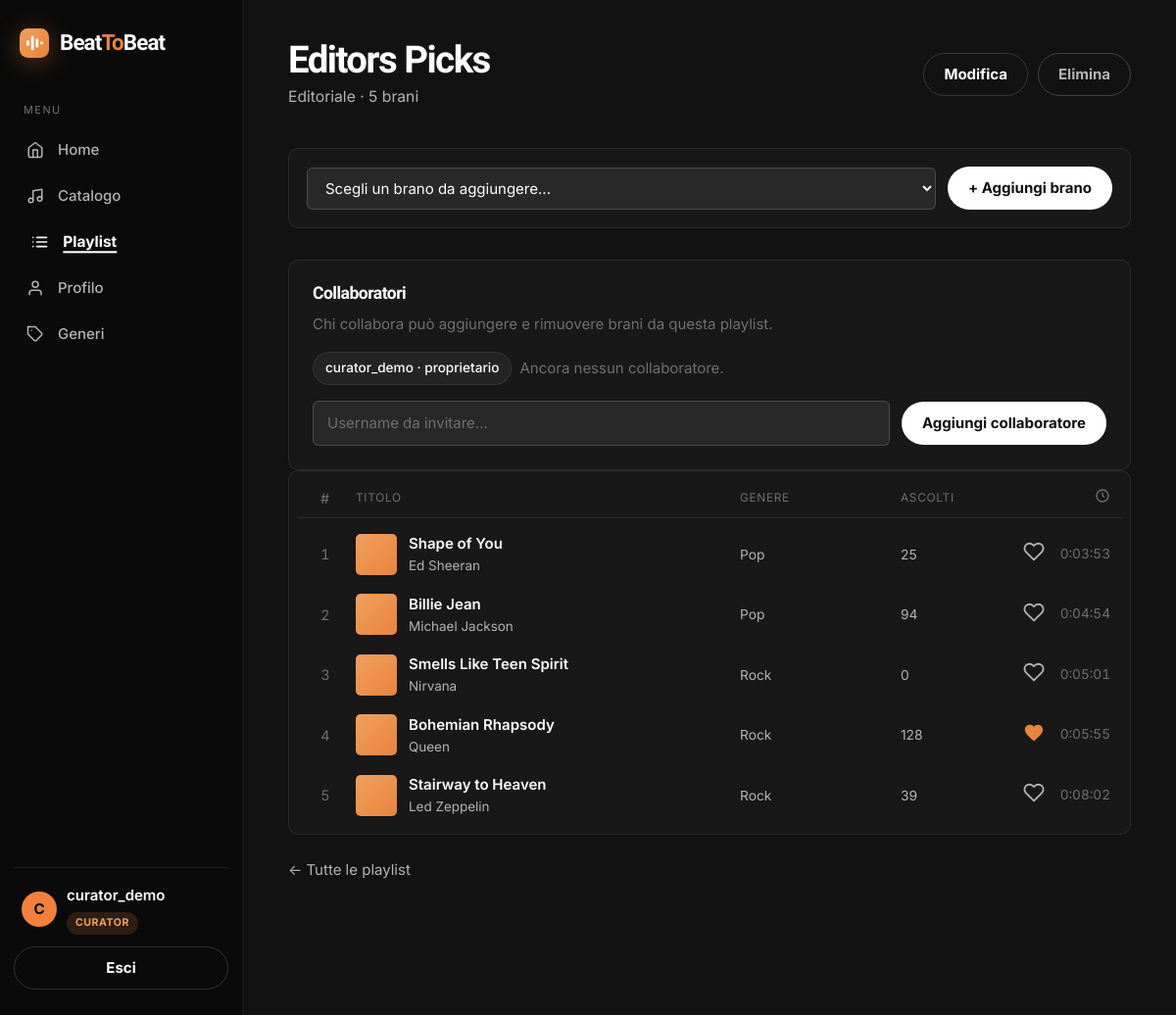
Screenshot of /music/playlists/10/ (signed in) with the database file from the repository.
### accounts/models.py (models this page shows, shortened)
class CustomUser(AbstractUser):
    class Role(models.TextChoices):
        LISTENER = 'listener', 'Listener'
        CURATOR = 'curator', 'Curator'
        MODERATOR = 'moderator', 'Moderator'
    role = models.CharField(
        max_length=20,
        choices=Role.choices,
        default=Role.LISTENER,
    )
    bio = models.TextField(blank=True)
    birth_date = models.DateField(null=True, blank=True)
    favorite_genre = models.ForeignKey(
        'music.Genre',
        on_delete=models.SET_NULL,
        null=True,
        blank=True,
        related_name='fans',
    )
    AVATAR_COLORS = ['#f0803c', '#e0a15e', '#81b29a', '#6a8ec9', '#b07ba0', '#c96a6a']
    @property
    def avatar_color(self):
        return self.AVATAR_COLORS[sum(ord(c) for c in self.username) % len(self.AVATAR_COLORS)]
    @property
    def initial(self):
        return self.username[0].upper() if self.username else '?'
    @property
    def is_curator(self):
        return self.role == self.Role.CURATOR or self.is_superuser
    @property
    def is_moderator(self):
        return self.role == self.Role.MODERATOR or self.is_superuser

### music/models.py (models this page shows, shortened)
class Playlist(models.Model):
    name = models.CharField(max_length=150)
    owner = models.ForeignKey(
        settings.AUTH_USER_MODEL,
        on_delete=models.CASCADE,
        related_name='playlists',
    )
    songs = models.ManyToManyField(
        Song,
        related_name='playlists',
        blank=True,
    )
    is_public = models.BooleanField(default=False)
    is_editorial = models.BooleanField(default=False)
    followers = models.ManyToManyField(
        settings.AUTH_USER_MODEL,
        related_name='saved_playlists',
        blank=True,
    )
    collaborators = models.ManyToManyField(
        settings.AUTH_USER_MODEL,
        related_name='collaborative_playlists',
        blank=True,
    )
    class Meta:
        ordering = ['name']
    def can_edit(self, user):
        if not user.is_authenticated:
            return False
        return (
            user == self.owner
            or user.is_superuser
            or self.collaborators.filter(pk=user.pk).exists()
        )

class Song(models.Model):
    title = models.CharField(max_length=200)
    artist = models.CharField(max_length=200)
    genre = models.ForeignKey(
        Genre,
        on_delete=models.PROTECT,
        related_name='songs',
    )
    added_by = models.ForeignKey(
        settings.AUTH_USER_MODEL,
        on_delete=models.CASCADE,
        related_name='added_songs',
    )
    duration = models.DurationField()
    story = models.TextField(
        blank=True,
        help_text='Un breve racconto sul brano, mostrato nella sua pagina.',
    )
    audio_file = models.FileField(
        upload_to='songs/',
        blank=True,
        null=True,
        validators=[FileExtensionValidator(allowed_extensions=['mp3', 'wav', 'ogg', 'm4a'])],
    )
    likes = models.ManyToManyField(
        settings.AUTH_USER_MODEL,
        related_name='liked_songs',
        blank=True,
    )
    play_count = models.PositiveIntegerField(default=0)
    created_at = models.DateTimeField(auto_now_add=True)
    class Meta:
        ordering = ['-created_at', 'id']

class Genre(models.Model):
    name = models.CharField(max_length=100, unique=True)
    description = models.TextField(blank=True)
    class Meta:
        ordering = ['name']

### music/views.py (the view)
# urls.py: path('playlists/<int:pk>/', views.PlaylistDetailView.as_view(), name='playlist_detail'),
class PlaylistDetailView(LoginRequiredMixin, DetailView):
    model = Playlist
    template_name = 'music/playlists/detail.html'
    context_object_name = 'playlist'
    def get_queryset(self):
        return Playlist.objects.filter(
            Q(owner=self.request.user)
            | Q(collaborators=self.request.user)
            | Q(is_public=True)
            | Q(is_editorial=True)
        ).distinct()
    def get_context_data(self, **kwargs):
        context = super().get_context_data(**kwargs)
        can_edit = self.object.can_edit(self.request.user)
        context['can_edit'] = can_edit
        if can_edit:
            context['available_songs'] = Song.objects.exclude(playlists=self.object)
        return context

### templates/music/playlists/detail.html (shortened to what this page needs)
{% extends 'base.html' %}
{% block content %}
<div class="page-header">
	<div>
		<h1 class="page-title">{{ playlist.name }}</h1>
		<div class="page-subtitle">
			{% if playlist.is_editorial %}Editoriale{% elif playlist.is_public %}Pubblica{% else %}Privata{% endif %}
			· {{ playlist.songs.count }} bran{{ playlist.songs.count|pluralize:"o,i" }}
		</div>
	</div>
	<div class="actions">
		{% if playlist.owner == user %}
		<a class="btn btn-ghost" href="{% url 'music:playlist_update' playlist.pk %}">Modifica</a>
		<a class="btn btn-danger" href="{% url 'music:playlist_delete' playlist.pk %}">Elimina</a>
		{% endif %}
	</div>
</div>
{% if can_edit and available_songs %}
<div class="search-bar">
	<form method="post" action="{% url 'music:playlist_add_song' playlist.pk %}" class="filter-row">
		<select name="song_id" required>
			<option value="" disabled selected>Scegli un brano da aggiungere...</option>
		</select>
		<button type="submit" class="btn btn-accent">+ Aggiungi brano</button>
	</form>
</div>
{% endif %}
{% if playlist.owner == user or playlist.collaborators.all %}
<div class="panel mt-3">
	<h3>Collaboratori</h3>
	<p class="text-muted mb-2">Chi collabora può aggiungere e rimuovere brani da questa playlist.</p>
	<div class="collab-list">
		<span class="collab-chip owner">{{ playlist.owner.username }} · proprietario</span>
		{% for person in playlist.collaborators.all %}
		<span class="collab-chip">
			{{ person.username }}
			{% if playlist.owner == user %}
			<form method="post" action="{% url 'music:remove_collaborator' playlist.pk person.pk %}">
				{% csrf_token %}
				<button type="submit" class="collab-remove" title="Rimuovi collaboratore">×</button>
			</form>
			{% endif %}
		</span>
		{% empty %}
		{% if playlist.owner == user %}<span class="text-muted">Ancora nessun collaboratore.</span>{% endif %}
		{% endfor %}
	</div>
	{% if playlist.owner == user %}
	<form method="post" action="{% url 'music:add_collaborator' playlist.pk %}" class="filter-row mt-2">
		<input type="text" name="username" placeholder="Username da invitare..." aria-label="Username del collaboratore" required>
		<button type="submit" class="btn btn-accent">Aggiungi collaboratore</button>
	</form>
	{% endif %}
</div>
{% endif %}
{% if playlist.songs.all %}
{% include 'partials/track_list.html' with songs=playlist.songs.all remove_playlist=playlist can_remove=can_edit %}
{% else %}
<div class="empty">
	Playlist vuota.{% if playlist.owner == user %} Aggiungi brani dal <a href="{% url 'music:song_list' %}">catalogo</a>.{% endif %}
</div>
{% endif %}
<p class="mt-3"><a class="muted-link" href="{% url 'music:playlist_list' %}">← Tutte le playlist</a></p>
{% endblock %}

### templates/base.html (shortened to what this page needs)
{% load static %}
<!DOCTYPE html>
<html lang="it">
<head>
	<link rel="stylesheet" href="{% static 'css/style.css' %}">
</head>
<body>
	{% block layout %}
	<div class="app-shell">
		<aside class="sidebar">
			<a class="brand" href="{% url 'pages:home' %}">{% include 'partials/logo.html' %}<span>Beat<span class="beat-accent">To</span>Beat</span></a>
			<nav>
				<div class="nav-section-label">Menu</div>
				<a class="nav-item-link {% if request.path == '/' %}active{% endif %}" href="{% url 'pages:home' %}">
					<span class="nav-icon"><svg viewBox="0 0 24 24" fill="none" stroke="currentColor" stroke-width="2" stroke-linecap="round" stroke-linejoin="round"><path d="M3 9l9-7 9 7v11a2 2 0 0 1-2 2H5a2 2 0 0 1-2-2z"/><path d="M9 22V12h6v10"/></svg></span><span class="nav-label">Home</span>
				</a>
				{% if user.is_authenticated %}
				<a class="nav-item-link {% if '/music/songs' in request.path %}active{% endif %}" href="{% url 'music:song_list' %}">
					<span class="nav-icon"><svg viewBox="0 0 24 24" fill="none" stroke="currentColor" stroke-width="2" stroke-linecap="round" stroke-linejoin="round"><path d="M9 18V5l12-2v13"/><circle cx="6" cy="18" r="3"/><circle cx="18" cy="16" r="3"/></svg></span><span class="nav-label">Catalogo</span>
				</a>
				<a class="nav-item-link {% if '/music/playlists' in request.path %}active{% endif %}" href="{% url 'music:playlist_list' %}">
					<span class="nav-icon"></span><span class="nav-label">Playlist</span>
				</a>
				<a class="nav-item-link {% if '/accounts/profile' in request.path %}active{% endif %}" href="{% url 'accounts:profile' %}">
					<span class="nav-icon"><svg viewBox="0 0 24 24" fill="none" stroke="currentColor" stroke-width="2" stroke-linecap="round" stroke-linejoin="round"><path d="M20 21v-2a4 4 0 0 0-4-4H8a4 4 0 0 0-4 4v2"/><circle cx="12" cy="7" r="4"/></svg></span><span class="nav-label">Profilo</span>
				</a>
				{% if user.is_curator %}
				<a class="nav-item-link {% if '/music/genres' in request.path %}active{% endif %}" href="{% url 'music:genre_list' %}">
					<span class="nav-icon"><svg viewBox="0 0 24 24" fill="none" stroke="currentColor" stroke-width="2" stroke-linecap="round" stroke-linejoin="round"><path d="M20.59 13.41l-7.17 7.17a2 2 0 0 1-2.83 0L2 12V2h10l8.59 8.59a2 2 0 0 1 0 2.82z"/><line x1="7" y1="7" x2="7.01" y2="7"/></svg></span><span class="nav-label">Generi</span>
				</a>
				{% endif %}
				{% endif %}
			</nav>
			<div class="sidebar-footer">
				{% if user.is_authenticated %}
				<div class="user-box">
					{% include 'partials/avatar.html' with profile_user=user %}
					<div>
						<div class="user-name">{{ user.username }}</div>
						{% if user.is_superuser %}
						<span class="role-badge admin">Admin</span>
						{% elif user.role == 'curator' %}
						<span class="role-badge curator">Curator</span>
						{% elif user.role == 'moderator' %}
						<span class="role-badge moderator">Moderator</span>
						{% else %}
						<span class="role-badge listener">Listener</span>
						{% endif %}
					</div>
				</div>
				<form method="post" action="{% url 'accounts:logout' %}">
					<button type="submit" class="btn btn-ghost btn-block">Esci</button>
				</form>
				{% else %}
				<a class="btn btn-accent btn-block" href="{% url 'accounts:login' %}">Accedi</a>
				<a class="btn btn-ghost btn-block mt-2" href="{% url 'accounts:signup' %}">Registrati</a>
				{% endif %}
			</div>
		</aside>
		<main class="content-area">
			{% block content %}{% endblock %}
		</main>
	</div>
	{% endblock %}
</body>
</html>

### templates/partials/avatar.html
<span class="avatar {{ size }}" style="background-color: {{ profile_user.avatar_color }};">{{ profile_user.initial }}</span>

### templates/partials/track_list.html (shortened to what this page needs)
<div class="track-list">
	<div class="track-head">
		<div class="track-idx">#</div>
		<div>Titolo</div>
		<div class="track-genre-h">Genere</div>
		<div class="track-plays-h">Ascolti</div>
		<div class="track-dur-h">
			<svg viewBox="0 0 24 24" fill="none" stroke="currentColor" stroke-width="2"><circle cx="12" cy="12" r="9"/><path d="M12 7v5l3 2"/></svg>
		</div>
	</div>
	{% for song in songs %}
	<div class="track-row">
		<div class="track-idx">
			<span class="track-num">{{ forloop.counter }}</span>
		</div>
		<div class="track-title-cell">
			<div class="track-thumb"></div>
			<div class="track-titles">
				<a href="{% url 'music:song_detail' song.pk %}" class="track-name">{{ song.title }}</a>
				<div class="track-sub">{{ song.artist }}</div>
			</div>
		</div>
		<div class="track-genre">{{ song.genre.name }}</div>
		<div class="track-plays">{{ song.play_count }}</div>
		<div class="track-end">
			{% include 'partials/like_button.html' %}
			<span class="track-dur">{{ song.duration }}</span>
		</div>
	</div>
	{% endfor %}
</div>

### templates/partials/like_button.html (shortened to what this page needs)
<form method="post" action="{% url 'music:toggle_like_song' song.pk %}" class="like-form">
	<button type="submit" class="like-btn {% if user in song.likes.all %}liked{% endif %}" title="Mi piace">
		<svg class="heart-icon heart-outline" viewBox="0 0 24 24" fill="none" stroke="currentColor" stroke-width="2" stroke-linecap="round" stroke-linejoin="round"><path d="M20.84 4.61a5.5 5.5 0 0 0-7.78 0L12 5.67l-1.06-1.06a5.5 5.5 0 0 0-7.78 7.78l1.06 1.06L12 21.23l7.78-7.78 1.06-1.06a5.5 5.5 0 0 0 0-7.78z"/></svg>
		<svg class="heart-icon heart-filled" viewBox="0 0 24 24" fill="currentColor"><path d="M12 21.35l-1.45-1.32C5.4 15.36 2 12.28 2 8.5 2 5.42 4.42 3 7.5 3c1.74 0 3.41.81 4.5 2.09C13.09 3.81 14.76 3 16.5 3 19.58 3 22 5.42 22 8.5c0 3.78-3.4 6.86-8.55 11.54L12 21.35z"/></svg>
	</button>
</form>

### rows the page displays
CustomUser: initial "C", username "curator_demo"
Playlist: name "Editors Picks", songs.count "5", owner.username "curator_demo"
Song: title "Shape of You", artist "Ed Sheeran", genre.name "Pop", play_count "25", duration "0:03:53"
Song: title "Billie Jean", artist "Michael Jackson", genre.name "Pop", play_count "94", duration "0:04:54"
Song: title "Smells Like Teen Spirit", artist "Nirvana", genre.name "Rock", play_count "0", duration "0:05:01"
Song: title "Bohemian Rhapsody", artist "Queen", genre.name "Rock", play_count "128", duration "0:05:55"
Song: title "Stairway to Heaven", artist "Led Zeppelin", genre.name "Rock", play_count "39", duration "0:08:02"
